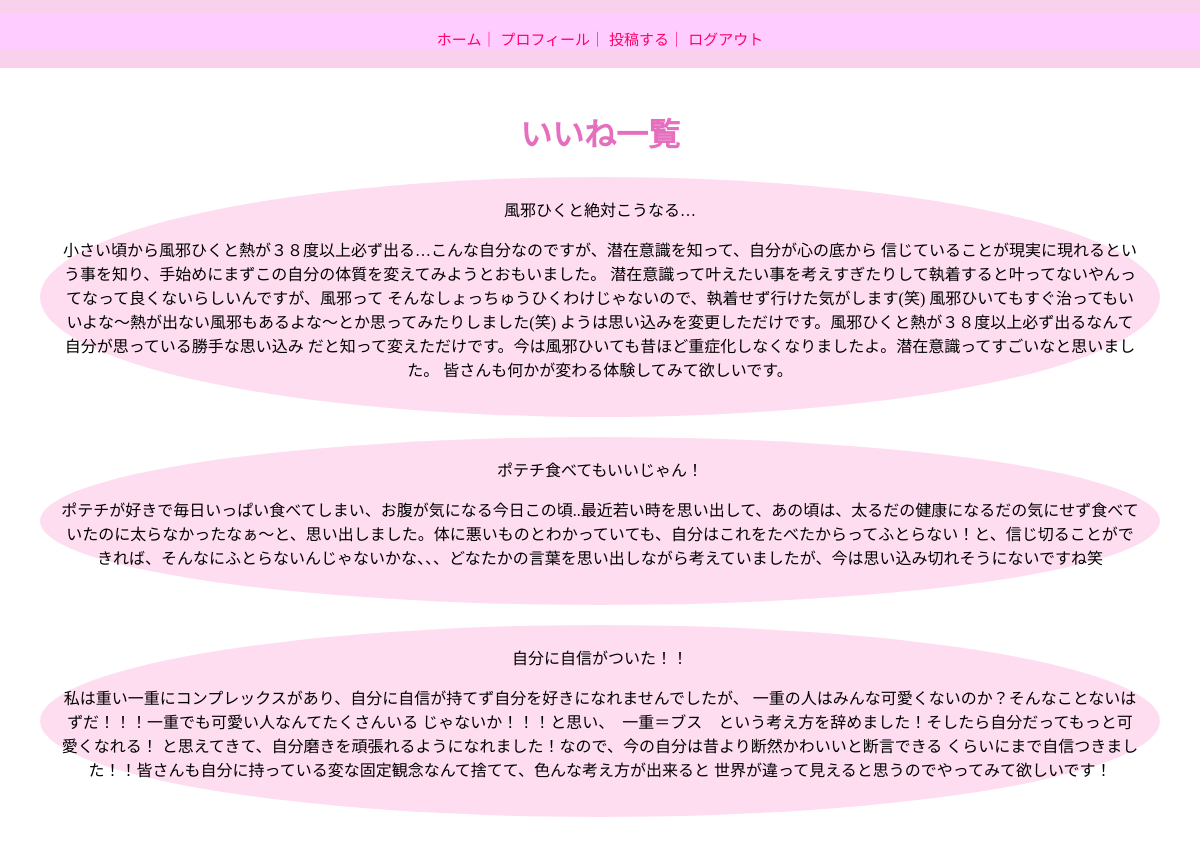
The app's page /good_list (signed in) with its own data.
### mind_ch_db/models.py (models this page shows)
class PostInfo(models.Model):
    user_id = models.ForeignKey(
        User, on_delete=models.SET_NULL,null=True)
    genre_id = models.ForeignKey(
        'genre', on_delete=models.SET_NULL,null=True)
    post_title = models.CharField(max_length=50)
    post_content = models.TextField(max_length=1000)
    reaction_count = models.IntegerField(null=True, blank=True)
    create_at = models.DateTimeField(default=timezone.datetime.now)
    update_at = models.DateTimeField(default=timezone.datetime.now)

### mind_ch_db/views.py (the view)
# urls.py: path('good_list', views.good_list, name='good_list'),
def good_list(request):
    user = request.user
    goods = Good.objects.filter(user_id=user).select_related('post_info_id').order_by('-create_at')
    post_info_good = [good.post_info_id for good in goods]
    return render(request, 'good_list.html', {'post_info_good': post_info_good})

### mind_ch_db/templates/good_list.html
{% extends "base.html" %}
{% block content %}
<main>
    <h1>いいね一覧</h1>
    <div>
        {% for post in post_info_good %}
        <div class="post_list">
                <div class="post_list_title center">
                    <div>{{ post.post_title }}</div>
                </div>
                <p>{{ post.post_content }}</p>
        </div>
        {% empty %}
            <div class="center"><p>あなたのいいねはありません</p></div>
        {% endfor %}
    </div>
</main>
{% endblock %}

### static/css/style.css (style rules this page uses)
h1 { color: rgb(230, 110, 190); text-align: center; }
body { margin: 0; }
main { padding: 20px; }
p { text-align: center; }
.center { display: flex; justify-content: center; }
.post_list { margin: 20px; padding: 20px; background-color: #ffddf1; border-radius: 50%; text-decoration: none !important; }
.post_list_title { display: flex; align-items: center; }

### records on screen
PostInfo: post_title "風邪ひくと絶対こうなる…", post_content "小さい頃から風邪ひくと熱が３８度以上必ず出る…こんな自分なのですが、潜在意識を知って、自分が心の底から 信じていることが現実に現れるという事を知り、手始めにまずこの自分の体質を変えてみようとおもいました。 潜在意識って叶えたい事を考えすぎたりして執着すると叶ってないやんってなって良くないらしいんですが、風邪って そんなしょっちゅうひくわけじゃないので、執着せず行けた気がします(笑) 風邪ひいてもすぐ治ってもいいよな～熱が出ない風邪もあるよな～とか思ってみたりしました(笑) ようは思い込みを変更しただけです。風邪ひくと熱が３８度以上必ず出るなんて自分が思っている勝手な思い込み だと知って変えただけです。今は風邪ひいても昔ほど重症化しなくなりましたよ。潜在意識ってすごいなと思いました。 皆さんも何かが変わる体験してみて欲しいです。"
PostInfo: post_title "ポテチ食べてもいいじゃん！", post_content "ポテチが好きで毎日いっぱい食べてしまい、お腹が気になる今日この頃..最近若い時を思い出して、あの頃は、太るだの健康になるだの気にせず食べていたのに太らなかったなぁ～と、思い出しました。体に悪いものとわかっていても、自分はこれをたべたからってふとらない！と、信じ切ることができれば、そんなにふとらないんじゃないかな、、、どなたかの言葉を思い出しながら考えていましたが、今は思い込み切れそうにないですね笑"
PostInfo: post_title "自分に自信がついた！！", post_content "私は重い一重にコンプレックスがあり、自分に自信が持てず自分を好きになれませんでしたが、 一重の人はみんな可愛くないのか？そんなことないはずだ！！！一重でも可愛い人なんてたくさんいる じゃないか！！！と思い、 一重＝ブス という考え方を辞めました！そしたら自分だってもっと可愛くなれる！ と思えてきて、自分磨きを頑張れるようになれました！なので、今の自分は昔より断然かわいいと断言できる くらいにまで自信つきました！！皆さんも自分に持っている変な固定観念なんて捨てて、色んな考え方が出来ると 世界が違って見えると思うのでやってみて欲しいです！"
